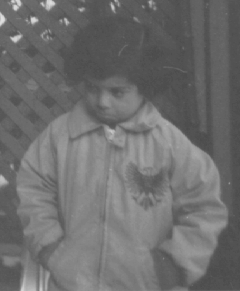
%> input picture Image Processing Project/pout.tif, 240 x 291 px
$ octave equal.m   (GNU Octave 9; MATLAB toolbox functions it lacks are replaced by stand-ins)
%> lines starting %> are read from the running program, lines starting %| are printed output that depends on the picture
I=imread("pout.tif");
%> I is the input picture: size 291x240 uint8; min 74, max 224, mean 110.3
figure,imshow(I);
figure,imhist(I);
%> after `imhist(I)`:
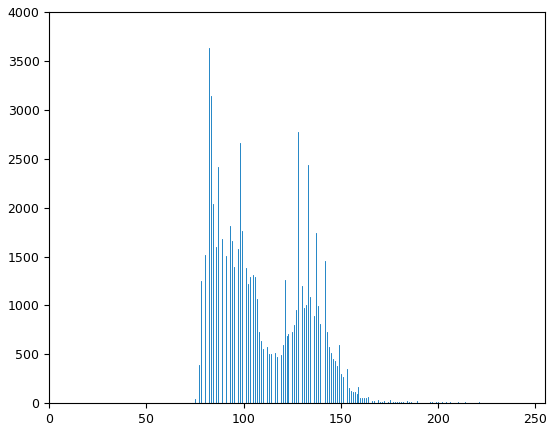
%> figure redrawn from the program's plot data; highest point at x = 82, y = 3628


J=histeq(I);
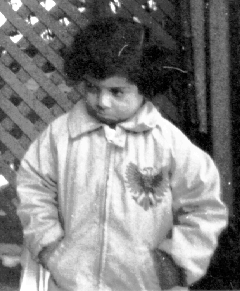
%> J: size 291x240 uint8; min 0, max 255, mean 128.4


figure,imshow(J);
figure,imhist(J);
%> after `imhist(J)`:
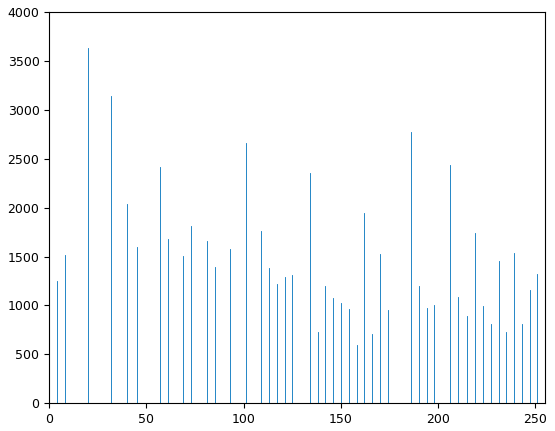
%> figure redrawn from the program's plot data; highest point at x = 20, y = 3628
